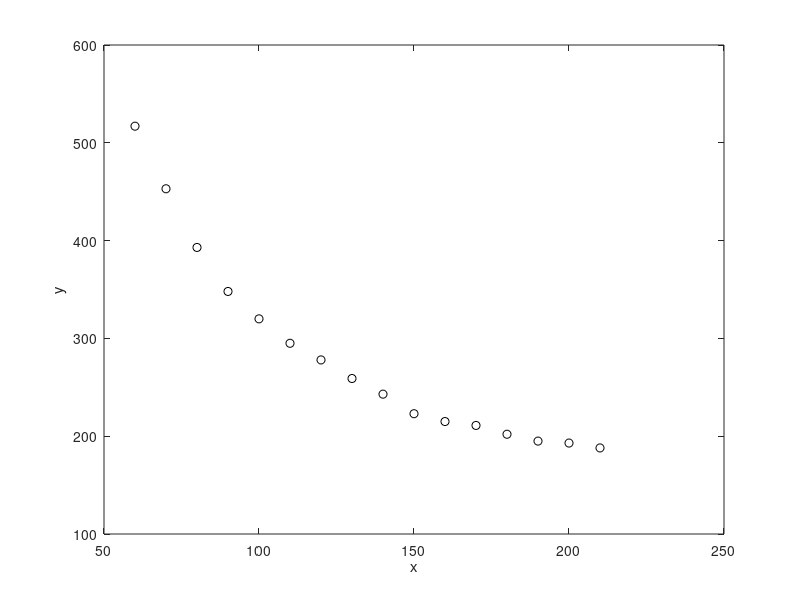

Reproduce this figure in MATLAB. (Note: this script raises an error after producing the figure.)
%Written by: ???, ID: ???
%Created: ???
%Using linear regression
clear all; close all; clc;

%data
y = [
506
570
630
675
703
728
745
764
780
800
808
812
821
828
830
835
];
x = (60:10:210)';

%% plotting
y = 1023-y;
y_1 = y;
x_1 = 1./x;
plot(x,y,'ko')
xlabel('x')
ylabel('y')

%% calculating linear coefficients
[a0,a1,r2] = linreg_template(x_1,y_1);

b= a0;
a= a1;

%% plotting line of best fit

y_2 = 150:850;
%y_2 = 1000:4096;
x_2 = a1./(y_2-a0);

hold on
axis([0,200,0,1000])
plot (x_2,y_2,'r-');


